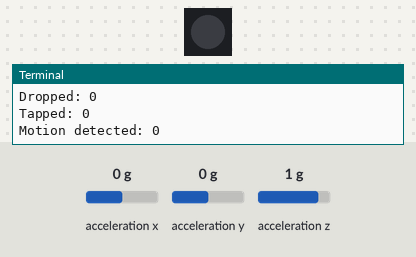
This program was run on a simulated Raspberry Pi (BCM pin numbers). On the bench: 1 RGB LEDs in strip order, left to right, the last lines printed to the terminal. The test bench sets the inputs (shaded band); at power-on: acceleration y 0 g, acceleration x 0 g, acceleration z 1 g.

Above: at 1.2 s.
1.3 s: acceleration y set to 0.8 g
At 2.2 s:
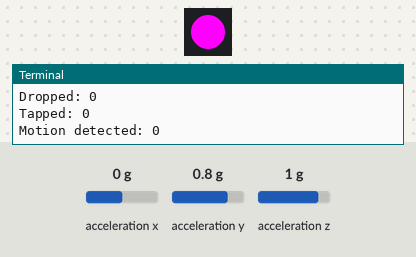
3.0 s: acceleration y set to -1.4 g
At 3.5 s:
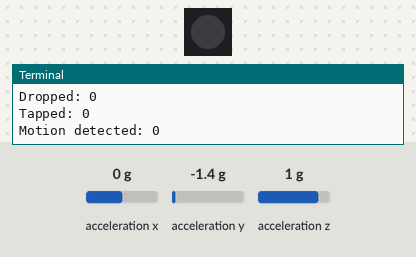
4.5 s: acceleration y set to 1.4 g
At 4.8 s:
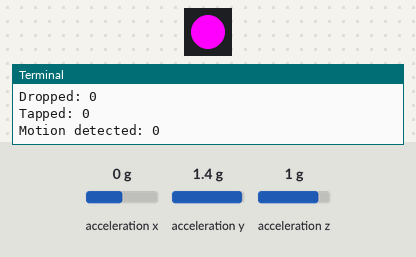
Timing chart, 0 to 7.5 s (numbered marks = the images above; inputs shaded):
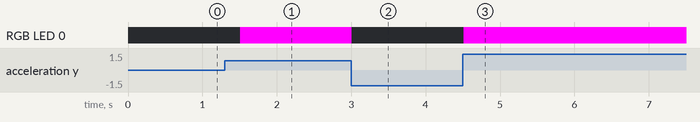

The program:

Hill.py
```python
from gpiozero import RGBLED
import time
import board
import busio
import adafruit_adxl34x

def adxlgetnum(param):
    acc = adafruit_adxl34x.ADXL345(param)
    acc.enable_freefall_detection(threshold=10, time = 25)
    acc.enable_motion_detection(threshold=18)
    acc.enable_tap_detection(tap_count = 1, threshold=20, duration=50, latency=20, window=255)

    return acc

def HillMode(freefall):
    # Object Detection Start
    # Output : List(String)
    obstacle = {"motorcycle", "bicycle", "car", "person"}
    objectname = detect()
    if objectname in obstacle:
        print("Stop")
    else :
        print("Nothing")


def detect():
    detectobject = {"motorcycle", "bicycle", "car", "person"}
    return detectobject

if __name__=="__main__":
    i2c = busio.I2C(board.SCL, board.SDA)
    accelerometer = adxlgetnum(i2c)
    led = RGBLED(red=6, green=13, blue = 19)
    while True:
        x, y, z = accelerometer.acceleration
        print("%f %f %f"%(x, y, z))
        if y >= 5.0:
            led.color = (1, 0, 1)
        else:
            led.color = (0, 0, 0)
        print("Dropped: %s"%accelerometer.events["freefall"])
        print("Tapped: %s"%accelerometer.events["tap"])
        print("Motion detected: %s"%accelerometer.events["motion"])
        time.sleep(0.5)

    time.sleep(0.5)
```

Measured:
- after the input at 1.3 s, RGB LED 0: off → RGB(255, 0, 255) after 0.21 s
- after the input at 3.0 s, RGB LED 0: RGB(255, 0, 255) → off at once
- after the input at 4.5 s, RGB LED 0: off → RGB(255, 0, 255) at once
